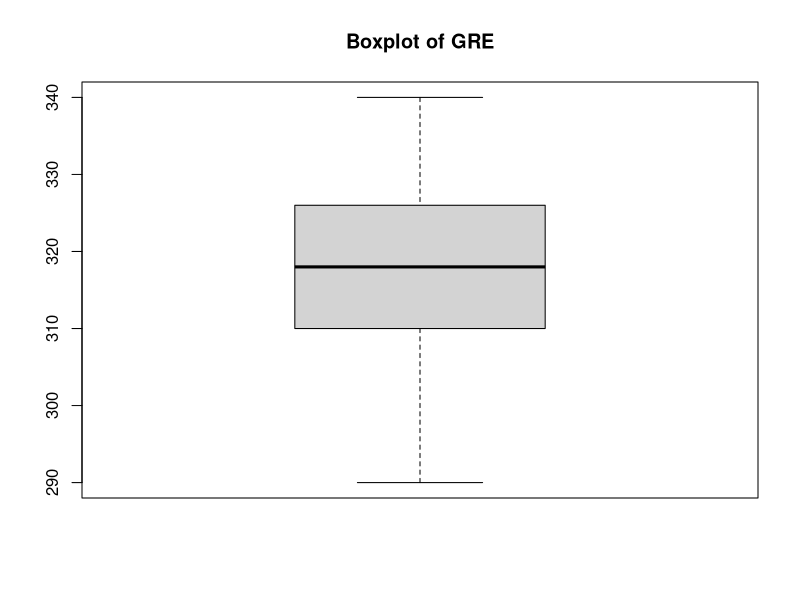
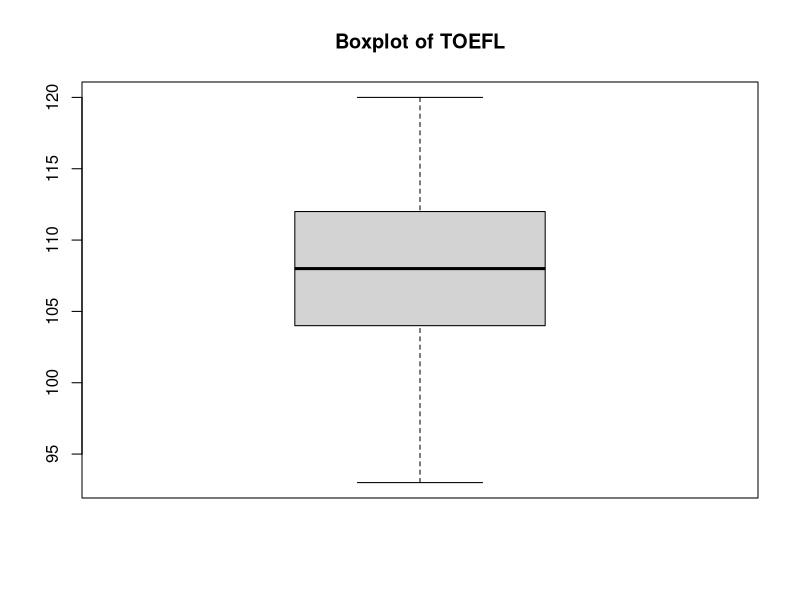
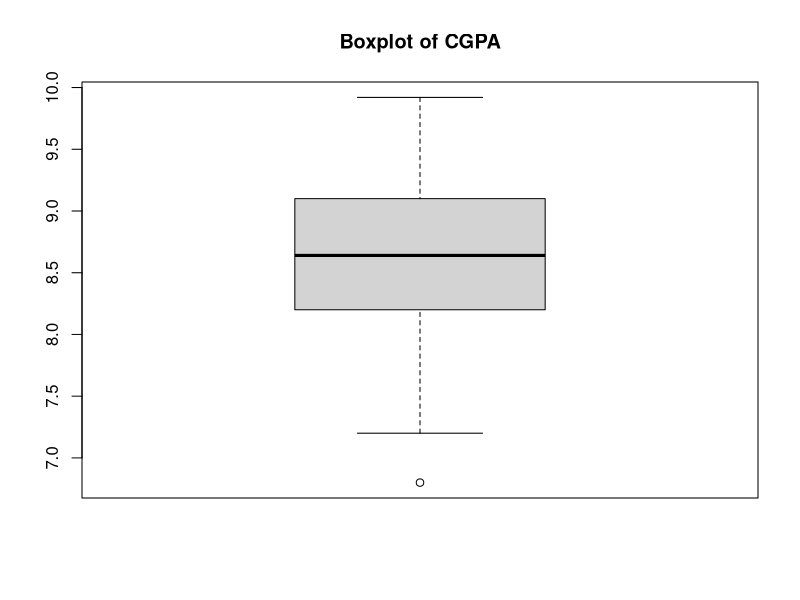
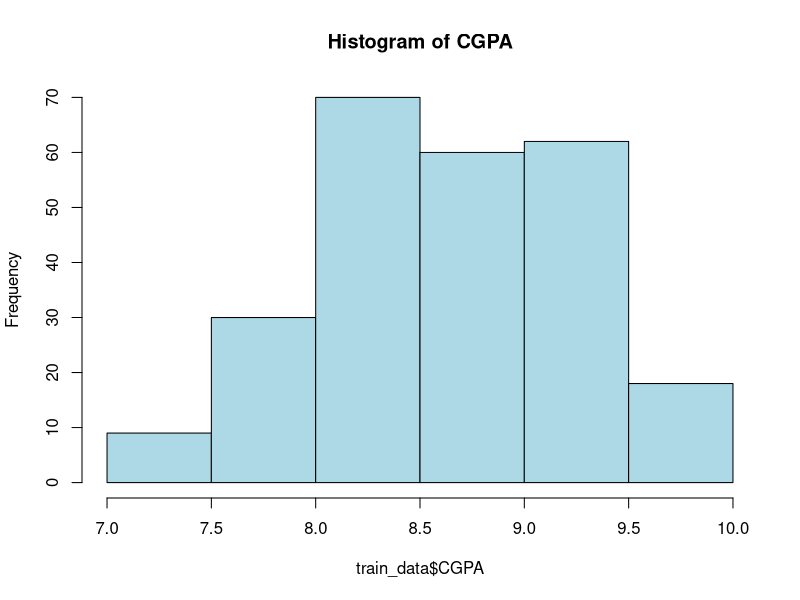
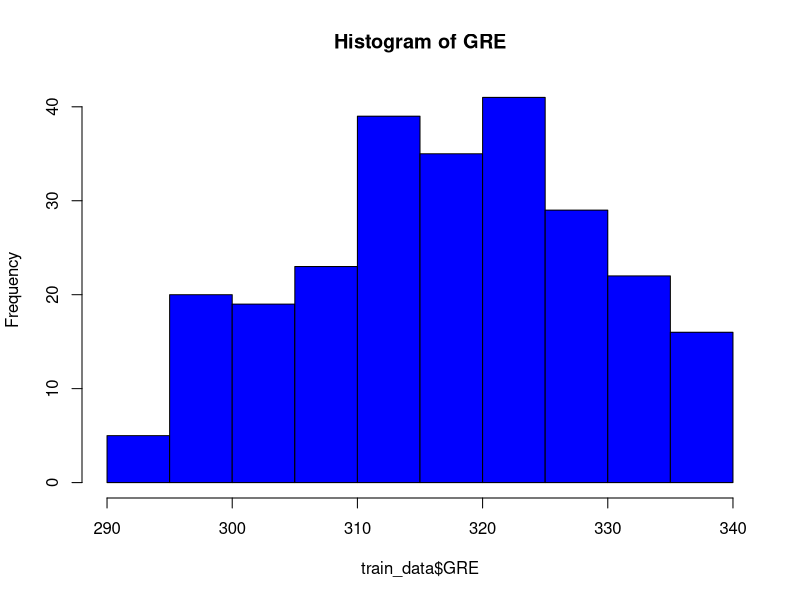
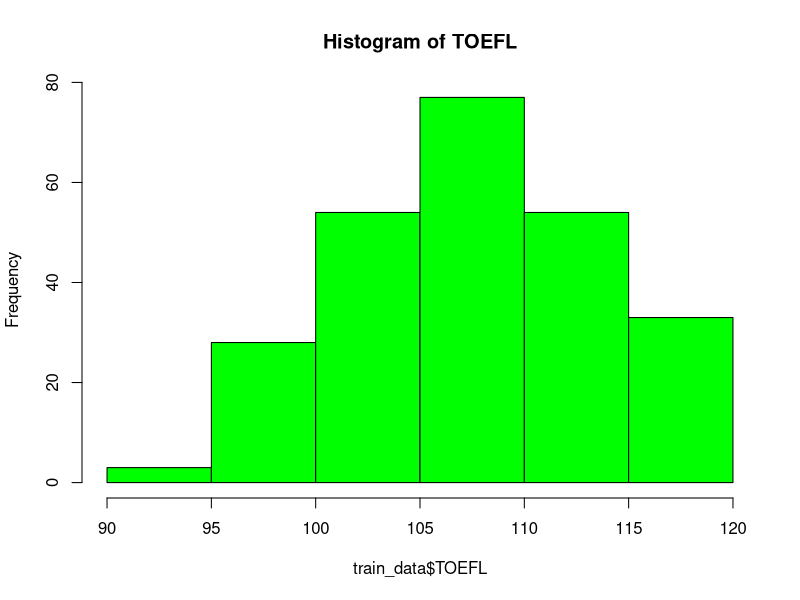
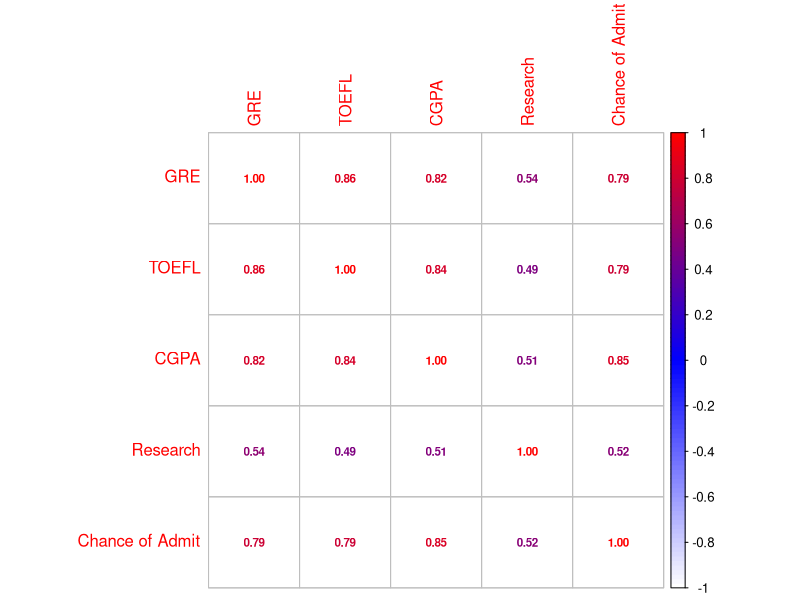
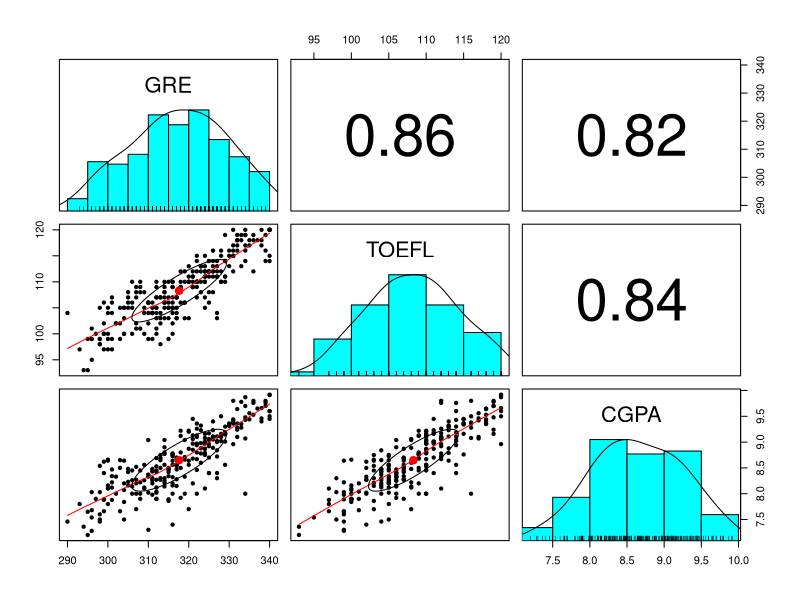

The R source for these figures, in order:
library(dplyr)
library(ggplot2)

# Load train and test datasets
train_data <- read.csv("adm_train.csv")
test_data <- read.csv("adm_test.csv")

# Explore the data
str(train_data)
summary(train_data)

# Renamed columns
colnames(train_data) <- c("Serial No", "GRE", "TOEFL", "University Rating", "SOP", "LOR", "CGPA", "Research", "Chance of Admit")
colnames(test_data) <- c("Serial No", "GRE", "TOEFL", "University Rating", "SOP", "LOR", "CGPA", "Research", "Chance of Admit")

# Check for missing values in the entire data set
any_missing_train <- any(is.na(train_data))  # there are no missing values in the entire train_data data set.
any_missing_test <- any(is.na(test_data))  # there are no missing values in the entire test_data data set.

# Detecting Outliers
# Boxplot for Score
boxplot(train_data$GRE, main = "Boxplot of GRE")
boxplot(train_data$TOEFL, main = "Boxplot of TOEFL")
boxplot(train_data$CGPA, main = "Boxplot of CGPA")

# Identifying outliers using z-score
z_scores <- scale(train_data$CGPA)
outliersCGPA <- which(abs(z_scores) > 3)  # outlier detected at 59

# Imputed outlier with the median of CGPA directly in the same column
train_data$CGPA[abs(z_scores) > 3] <- median(train_data$CGPA, na.rm = TRUE)

#Checking Data Distribution
# Histogram 
hist(train_data$CGPA, main = "Histogram of CGPA", col = "lightblue")
hist(train_data$GRE, main = "Histogram of GRE", col = "blue")
hist(train_data$TOEFL, main = "Histogram of TOEFL", col = "green")  # doesn't feel like data is highly skewed.

# Visualizing Correlations
# Correlation matrix
train_correlation_matrix <- cor(train_data[, c("GRE", "TOEFL", "CGPA", "Research", "Chance of Admit")])

# Create a heatmap using corrplot
library(corrplot)
corrplot(train_correlation_matrix, method = "number", col = colorRampPalette(c("white", "blue", "red"))(100), number.cex = 0.7) # This approach can be helpful when the color differences are not very pronounced

# Multiple correlations using the psych package
library(psych)
pairs.panels(train_data[, c("GRE", "TOEFL", "CGPA")])

# Scatter plot of GRE vs. CGPA
library(ggplot2)
ggplot(train_data, aes(x = GRE, y = CGPA, color = `Chance of Admit`)) +
  geom_point() +
  geom_smooth(method = "lm", se = FALSE, color = "blue") +
  labs(title = "Scatter Plot of GRE vs. CGPA") +
  scale_color_gradient(low = "blue", high = "red")

# Scatter Plot of TOEFL vs. CGPA
ggplot(train_data, aes(x = TOEFL, y = CGPA, color = `Chance of Admit`)) +
  geom_point() +
  geom_smooth(method = "lm", se = FALSE, color = "blue") +
  labs(title = "Scatter Plot of TOEFL vs. CGPA") +
  scale_color_gradient(low = "blue", high = "red")

# Scatter Plot of GRE vs. TOEFL
ggplot(train_data, aes(x = GRE, y = TOEFL, color = `Chance of Admit`)) +
  geom_point() +
  geom_smooth(method = "lm", se = FALSE, color = "blue") +
  labs(title = "Scatter Plot of GRE vs. TOEFL") +
  scale_color_gradient(low = "blue", high = "red")

# Load required library
library(randomForest)


# Random Forest
model_rf <- randomForest(`Chance of Admit` ~ GRE + TOEFL + LOR + CGPA + Research, data = train_data)

# Make predictions on test_data
predictions_rf <- predict(model_rf, newdata = test_data)

# Evaluating the model (e.g., Mean Squared Error)
mse_rf <- mean((test_data$`Chance of Admit` - predictions_rf)^2)
mae_rf <- mean(abs(test_data$`Chance of Admit` - predictions_rf))
r_squared_rf <- 1 - (sum((test_data$`Chance of Admit` - predictions_rf)^2) / sum((test_data$`Chance of Admit` - mean(test_data$`Chance of Admit`))^2))
rmse_rf <- sqrt(mean((test_data$`Chance of Admit` - predictions_rf)^2))

# Saved predictions to a CSV file
predictions_df <- data.frame(`Chance of Admit Predicted` = predictions_rf)
write.csv(predictions_df, "predicted_results_RF.csv", row.names = FALSE)

# use the metrics as needed
print(paste("MSE:", mse_rf))
print(paste("MAE:", mae_rf))
print(paste("R-squared:", r_squared_rf))
print(paste("RMSE:", rmse_rf))

